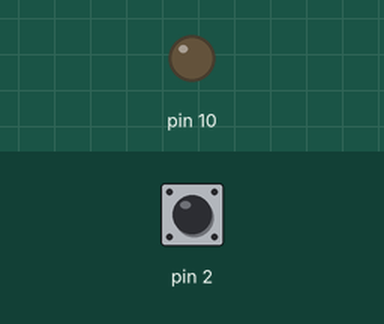
Simulated run of this sketch. Board: Arduino Uno, built with avr-gcc and run on an emulated ATmega328P. Shown: output pins drawn as LEDs (lit = HIGH). Dashed ring = blinking. The inputs (shaded band) are chosen by the test bench; at power-on: pin 2 HIGH.

Above: at 1.2 s.
1.3 s: pin 2 pulled LOW for 0.15 s
At 1.7 s:
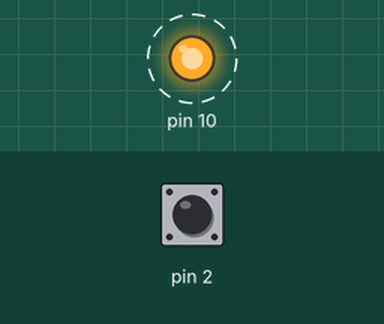
4.4 s: pin 2 pulled LOW for 1 s
At 5.8 s:
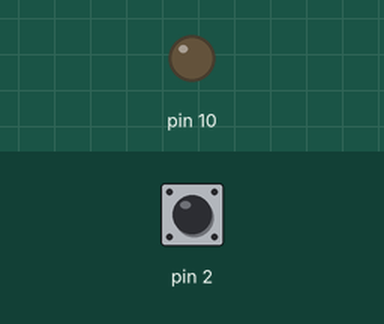
6.9 s: pin 2 pulled LOW for 3.2 s
At 7.3 s:
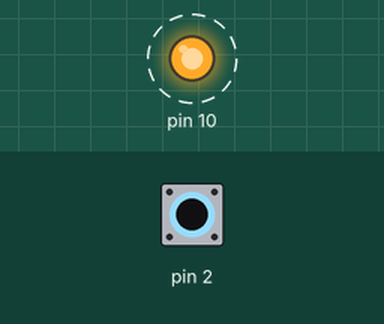
Timing chart, 0 to 17.6 s (numbered marks = the images above; inputs shaded):
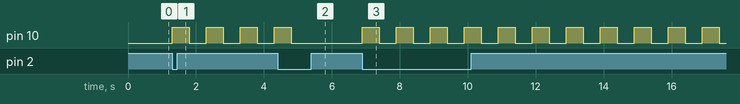

Measured:
- after the input at 1.3 s, pin 10: alternates HIGH for 0.50 s and LOW for 0.50 s, starting at once
- after the input at 4.4 s, pin 10: goes on until 4.8 s, then stays LOW
- after the input at 6.9 s, pin 10: alternates HIGH for 0.50 s and LOW for 0.50 s, starting at once

The sketch:

pulsante_interrupt.ino
```cpp
/* Diversi modi dell'interrupt
  LOW to trigger the interrupt whenever the pin is low,

  CHANGE to trigger the interrupt whenever the pin changes value

  RISING to trigger when the pin goes from low to high,

  FALLING for when the pin goes from high to low.
  */

int stato = 0;

void setup() {
  pinMode(10, OUTPUT);
  digitalWrite(10,LOW);

  // setta il pullup al pin 7
  pinMode(2, INPUT);
  digitalWrite(2, HIGH);

  // attiva interrupt quando c'e' un passaggio da 1 a 0
  attachInterrupt(digitalPinToInterrupt(2), variaStato, FALLING );
}

void variaStato()
{
   if(stato) stato=0;
   else stato=1;
}

void loop() {
  // put your main code here, to run repeatedly:

   // int sensorValue = digitalRead(7);

    if(stato)
    {
      digitalWrite(10,HIGH);
      delay(500);
      digitalWrite(10,LOW);
      delay(500);
    }
}
```
